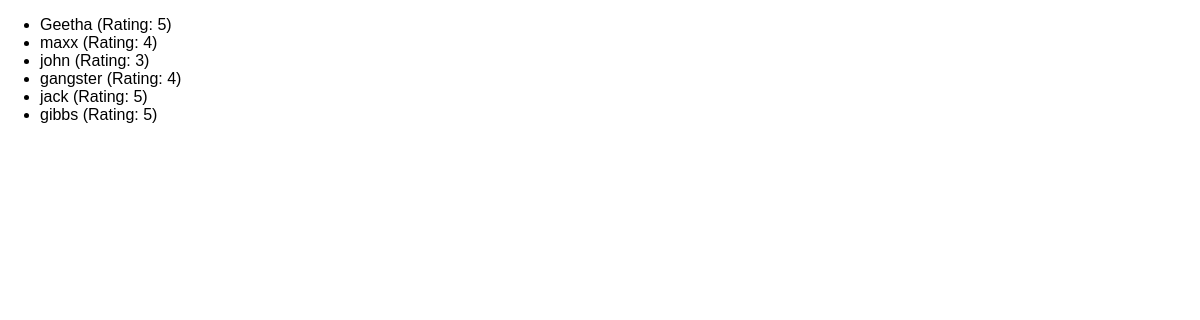
The app's page /reviews, older data.
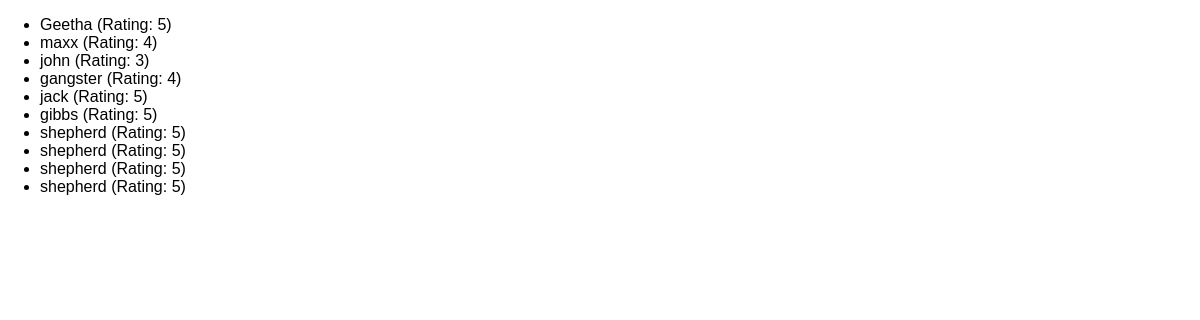
The same page, newer data.
### reviews/models.py (models this page shows)
class Review(models.Model):
    user_name = models.CharField(max_length=100)
    review_text = models.TextField()
    rating = models.IntegerField()

### reviews/views.py (the view)
# urls.py: path("reviews", views.ReviewListView.as_view()),
class ReviewListView(ListView):
    template_name = "reviews/review_list.html"
    model = Review
    context_object_name = "reviews"

### reviews/templates/reviews/review_list.html (shortened to what this page needs)
{%extends "reviews/base.html"%}
{%block content%}
    <ul>
        {% for review in reviews%}
            <li>{{review.user_name}} (Rating: {{review.rating}})</li>
        {%endfor%}
    </ul>
{%endblock%}

### reviews/templates/reviews/base.html (shortened to what this page needs)
{% load static%}
<!DOCTYPE html>
<html lang="en">
<head>
    <link rel="stylesheet" href= {% static "reviews/styles.css"%}>
</head>
<body>
    {% block content%}{% endblock%}
</body>
</html>

### reviews/static/reviews/styles.css (style rules this page uses)
body { font-family: sans-serif; margin: 0; }

Row changes from the older to the newer data that the page shows:
added Review: user_name "shepherd", rating "5"
added Review: user_name "shepherd", rating "5"
added Review: user_name "shepherd", rating "5"
added Review: user_name "shepherd", rating "5"
